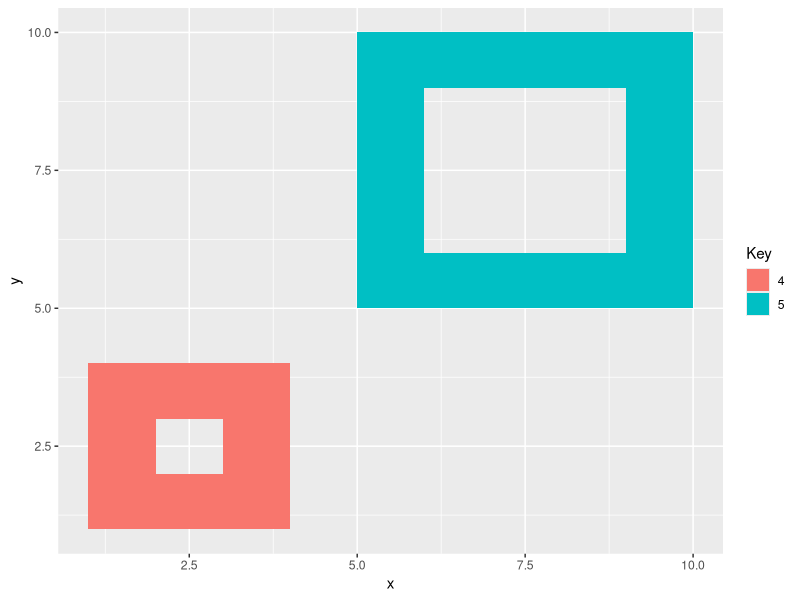

Write the R code that produced this figure.
#Create a plot including selected wells as points
#and the basins as polygons

require(ggplot2)

ids <- letters[1:2]

# IDs and values to use for fill colour
values <- data.frame(
  id = ids,
  value = c(4,5)
)

# Polygon position
positions <- data.frame(
  id = rep(ids, each = 10),
  #     shape      hole         shape        hole
  x = c(1,4,4,1,1, 2,2,3,3,2,   5,10,10,5,5, 6,6,9,9,6),
  y = c(1,1,4,4,1, 2,3,3,2,2,   5,5,10,10,5, 6,9,9,6,6)
)

# Merge positions and values
datapoly <- merge(values, positions, by=c("id"))

ggplot(datapoly, aes(x=x, y=y)) + 
  geom_polygon(aes(group=id, fill=factor(value))) +
  scale_fill_discrete("Key")